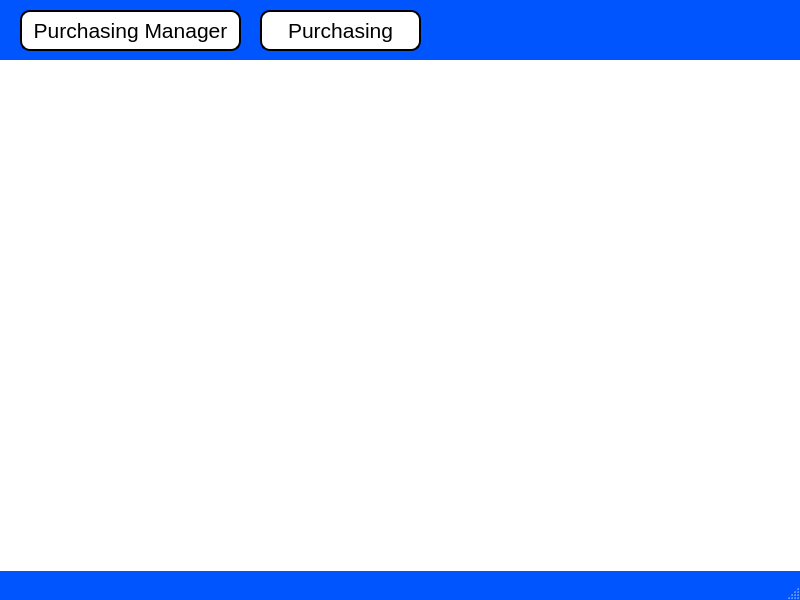
<?xml version="1.0" encoding="UTF-8"?>
<ui version="4.0">
 <class>Purchasing_Main_menu</class>
 <widget class="QMainWindow" name="Purchasing_Main_menu">
  <property name="geometry">
   <rect>
    <x>0</x>
    <y>0</y>
    <width>800</width>
    <height>600</height>
   </rect>
  </property>
  <property name="palette">
   <palette>
    <active>
     <colorrole role="WindowText">
      <brush brushstyle="SolidPattern">
       <color alpha="255">
        <red>0</red>
        <green>0</green>
        <blue>0</blue>
       </color>
      </brush>
     </colorrole>
     <colorrole role="Button">
      <brush brushstyle="SolidPattern">
       <color alpha="255">
        <red>0</red>
        <green>85</green>
        <blue>255</blue>
       </color>
      </brush>
     </colorrole>
     <colorrole role="Light">
      <brush brushstyle="SolidPattern">
       <color alpha="255">
        <red>127</red>
        <green>170</green>
        <blue>255</blue>
       </color>
      </brush>
     </colorrole>
     <colorrole role="Midlight">
      <brush brushstyle="SolidPattern">
       <color alpha="255">
        <red>63</red>
        <green>127</green>
        <blue>255</blue>
       </color>
      </brush>
     </colorrole>
     <colorrole role="Dark">
      <brush brushstyle="SolidPattern">
       <color alpha="255">
        <red>0</red>
        <green>42</green>
        <blue>127</blue>
       </color>
      </brush>
     </colorrole>
     <colorrole role="Mid">
      <brush brushstyle="SolidPattern">
       <color alpha="255">
        <red>0</red>
        <green>56</green>
        <blue>170</blue>
       </color>
      </brush>
     </colorrole>
     <colorrole role="Text">
      <brush brushstyle="SolidPattern">
       <color alpha="255">
        <red>0</red>
        <green>0</green>
        <blue>0</blue>
       </color>
      </brush>
     </colorrole>
     <colorrole role="BrightText">
      <brush brushstyle="SolidPattern">
       <color alpha="255">
        <red>255</red>
        <green>255</green>
        <blue>255</blue>
       </color>
      </brush>
     </colorrole>
     <colorrole role="ButtonText">
      <brush brushstyle="SolidPattern">
       <color alpha="255">
        <red>0</red>
        <green>0</green>
        <blue>0</blue>
       </color>
      </brush>
     </colorrole>
     <colorrole role="Base">
      <brush brushstyle="SolidPattern">
       <color alpha="255">
        <red>255</red>
        <green>255</green>
        <blue>255</blue>
       </color>
      </brush>
     </colorrole>
     <colorrole role="Window">
      <brush brushstyle="SolidPattern">
       <color alpha="255">
        <red>0</red>
        <green>85</green>
        <blue>255</blue>
       </color>
      </brush>
     </colorrole>
     <colorrole role="Shadow">
      <brush brushstyle="SolidPattern">
       <color alpha="255">
        <red>0</red>
        <green>0</green>
        <blue>0</blue>
       </color>
      </brush>
     </colorrole>
     <colorrole role="AlternateBase">
      <brush brushstyle="SolidPattern">
       <color alpha="255">
        <red>127</red>
        <green>170</green>
        <blue>255</blue>
       </color>
      </brush>
     </colorrole>
     <colorrole role="ToolTipBase">
      <brush brushstyle="SolidPattern">
       <color alpha="255">
        <red>255</red>
        <green>255</green>
        <blue>220</blue>
       </color>
      </brush>
     </colorrole>
     <colorrole role="ToolTipText">
      <brush brushstyle="SolidPattern">
       <color alpha="255">
        <red>0</red>
        <green>0</green>
        <blue>0</blue>
       </color>
      </brush>
     </colorrole>
    </active>
    <inactive>
     <colorrole role="WindowText">
      <brush brushstyle="SolidPattern">
       <color alpha="255">
        <red>0</red>
        <green>0</green>
        <blue>0</blue>
       </color>
      </brush>
     </colorrole>
     <colorrole role="Button">
      <brush brushstyle="SolidPattern">
       <color alpha="255">
        <red>0</red>
        <green>85</green>
        <blue>255</blue>
       </color>
      </brush>
     </colorrole>
     <colorrole role="Light">
      <brush brushstyle="SolidPattern">
       <color alpha="255">
        <red>127</red>
        <green>170</green>
        <blue>255</blue>
       </color>
      </brush>
     </colorrole>
     <colorrole role="Midlight">
      <brush brushstyle="SolidPattern">
       <color alpha="255">
        <red>63</red>
        <green>127</green>
        <blue>255</blue>
       </color>
      </brush>
     </colorrole>
     <colorrole role="Dark">
      <brush brushstyle="SolidPattern">
       <color alpha="255">
        <red>0</red>
        <green>42</green>
        <blue>127</blue>
       </color>
      </brush>
     </colorrole>
     <colorrole role="Mid">
      <brush brushstyle="SolidPattern">
       <color alpha="255">
        <red>0</red>
        <green>56</green>
        <blue>170</blue>
       </color>
      </brush>
     </colorrole>
     <colorrole role="Text">
      <brush brushstyle="SolidPattern">
       <color alpha="255">
        <red>0</red>
        <green>0</green>
        <blue>0</blue>
       </color>
      </brush>
     </colorrole>
     <colorrole role="BrightText">
      <brush brushstyle="SolidPattern">
       <color alpha="255">
        <red>255</red>
        <green>255</green>
        <blue>255</blue>
       </color>
      </brush>
     </colorrole>
     <colorrole role="ButtonText">
      <brush brushstyle="SolidPattern">
       <color alpha="255">
        <red>0</red>
        <green>0</green>
        <blue>0</blue>
       </color>
      </brush>
     </colorrole>
     <colorrole role="Base">
      <brush brushstyle="SolidPattern">
       <color alpha="255">
        <red>255</red>
        <green>255</green>
        <blue>255</blue>
       </color>
      </brush>
     </colorrole>
     <colorrole role="Window">
      <brush brushstyle="SolidPattern">
       <color alpha="255">
        <red>0</red>
        <green>85</green>
        <blue>255</blue>
       </color>
      </brush>
     </colorrole>
     <colorrole role="Shadow">
      <brush brushstyle="SolidPattern">
       <color alpha="255">
        <red>0</red>
        <green>0</green>
        <blue>0</blue>
       </color>
      </brush>
     </colorrole>
     <colorrole role="AlternateBase">
      <brush brushstyle="SolidPattern">
       <color alpha="255">
        <red>127</red>
        <green>170</green>
        <blue>255</blue>
       </color>
      </brush>
     </colorrole>
     <colorrole role="ToolTipBase">
      <brush brushstyle="SolidPattern">
       <color alpha="255">
        <red>255</red>
        <green>255</green>
        <blue>220</blue>
       </color>
      </brush>
     </colorrole>
     <colorrole role="ToolTipText">
      <brush brushstyle="SolidPattern">
       <color alpha="255">
        <red>0</red>
        <green>0</green>
        <blue>0</blue>
       </color>
      </brush>
     </colorrole>
    </inactive>
    <disabled>
     <colorrole role="WindowText">
      <brush brushstyle="SolidPattern">
       <color alpha="255">
        <red>0</red>
        <green>42</green>
        <blue>127</blue>
       </color>
      </brush>
     </colorrole>
     <colorrole role="Button">
      <brush brushstyle="SolidPattern">
       <color alpha="255">
        <red>0</red>
        <green>85</green>
        <blue>255</blue>
       </color>
      </brush>
     </colorrole>
     <colorrole role="Light">
      <brush brushstyle="SolidPattern">
       <color alpha="255">
        <red>127</red>
        <green>170</green>
        <blue>255</blue>
       </color>
      </brush>
     </colorrole>
     <colorrole role="Midlight">
      <brush brushstyle="SolidPattern">
       <color alpha="255">
        <red>63</red>
        <green>127</green>
        <blue>255</blue>
       </color>
      </brush>
     </colorrole>
     <colorrole role="Dark">
      <brush brushstyle="SolidPattern">
       <color alpha="255">
        <red>0</red>
        <green>42</green>
        <blue>127</blue>
       </color>
      </brush>
     </colorrole>
     <colorrole role="Mid">
      <brush brushstyle="SolidPattern">
       <color alpha="255">
        <red>0</red>
        <green>56</green>
        <blue>170</blue>
       </color>
      </brush>
     </colorrole>
     <colorrole role="Text">
      <brush brushstyle="SolidPattern">
       <color alpha="255">
        <red>0</red>
        <green>42</green>
        <blue>127</blue>
       </color>
      </brush>
     </colorrole>
     <colorrole role="BrightText">
      <brush brushstyle="SolidPattern">
       <color alpha="255">
        <red>255</red>
        <green>255</green>
        <blue>255</blue>
       </color>
      </brush>
     </colorrole>
     <colorrole role="ButtonText">
      <brush brushstyle="SolidPattern">
       <color alpha="255">
        <red>0</red>
        <green>42</green>
        <blue>127</blue>
       </color>
      </brush>
     </colorrole>
     <colorrole role="Base">
      <brush brushstyle="SolidPattern">
       <color alpha="255">
        <red>0</red>
        <green>85</green>
        <blue>255</blue>
       </color>
      </brush>
     </colorrole>
     <colorrole role="Window">
      <brush brushstyle="SolidPattern">
       <color alpha="255">
        <red>0</red>
        <green>85</green>
        <blue>255</blue>
       </color>
      </brush>
     </colorrole>
     <colorrole role="Shadow">
      <brush brushstyle="SolidPattern">
       <color alpha="255">
        <red>0</red>
        <green>0</green>
        <blue>0</blue>
       </color>
      </brush>
     </colorrole>
     <colorrole role="AlternateBase">
      <brush brushstyle="SolidPattern">
       <color alpha="255">
        <red>0</red>
        <green>85</green>
        <blue>255</blue>
       </color>
      </brush>
     </colorrole>
     <colorrole role="ToolTipBase">
      <brush brushstyle="SolidPattern">
       <color alpha="255">
        <red>255</red>
        <green>255</green>
        <blue>220</blue>
       </color>
      </brush>
     </colorrole>
     <colorrole role="ToolTipText">
      <brush brushstyle="SolidPattern">
       <color alpha="255">
        <red>0</red>
        <green>0</green>
        <blue>0</blue>
       </color>
      </brush>
     </colorrole>
    </disabled>
   </palette>
  </property>
  <property name="windowTitle">
   <string>MainWindow</string>
  </property>
  <widget class="QWidget" name="centralwidget">
   <widget class="QLabel" name="label">
    <property name="geometry">
     <rect>
      <x>0</x>
      <y>60</y>
      <width>801</width>
      <height>511</height>
     </rect>
    </property>
    <property name="styleSheet">
     <string notr="true">background-image: url('C:/source/pythonQSG/PyQt6 Apps/images/purchasing_dept.png');
background-repeat: no-repeat;
background-position: center;
background-attachment: fixed;
background-color: white; /* Fallback color */</string>
    </property>
    <property name="text">
     <string/>
    </property>
   </widget>
   <widget class="QPushButton" name="Purchasing_mgr_Button">
    <property name="geometry">
     <rect>
      <x>20</x>
      <y>10</y>
      <width>221</width>
      <height>41</height>
     </rect>
    </property>
    <property name="font">
     <font>
      <pointsize>16</pointsize>
     </font>
    </property>
    <property name="styleSheet">
     <string notr="true">QPushButton{background-color: white;
border: 2px solid black;
border-radius: 10px;}
QPushButton:hover{background-color:rgb(85, 255, 255);
border: 2px solidrgb(85, 255, 255);
}</string>
    </property>
    <property name="text">
     <string>Purchasing Manager</string>
    </property>
    <property name="autoDefault">
     <bool>false</bool>
    </property>
   </widget>
   <widget class="QPushButton" name="Purchasing_Button">
    <property name="geometry">
     <rect>
      <x>260</x>
      <y>10</y>
      <width>161</width>
      <height>41</height>
     </rect>
    </property>
    <property name="font">
     <font>
      <pointsize>16</pointsize>
     </font>
    </property>
    <property name="styleSheet">
     <string notr="true">QPushButton{background-color: white;
border: 2px solid black;
border-radius: 10px;}
QPushButton:hover{background-color:rgb(85, 255, 255);
border: 2px solidrgb(85, 255, 255);
}</string>
    </property>
    <property name="text">
     <string>Purchasing</string>
    </property>
    <property name="autoDefault">
     <bool>false</bool>
    </property>
   </widget>
  </widget>
  <widget class="QMenuBar" name="menubar">
   <property name="geometry">
    <rect>
     <x>0</x>
     <y>0</y>
     <width>800</width>
     <height>21</height>
    </rect>
   </property>
  </widget>
  <widget class="QStatusBar" name="statusbar"/>
 </widget>
 <resources/>
 <connections/>
</ui>
